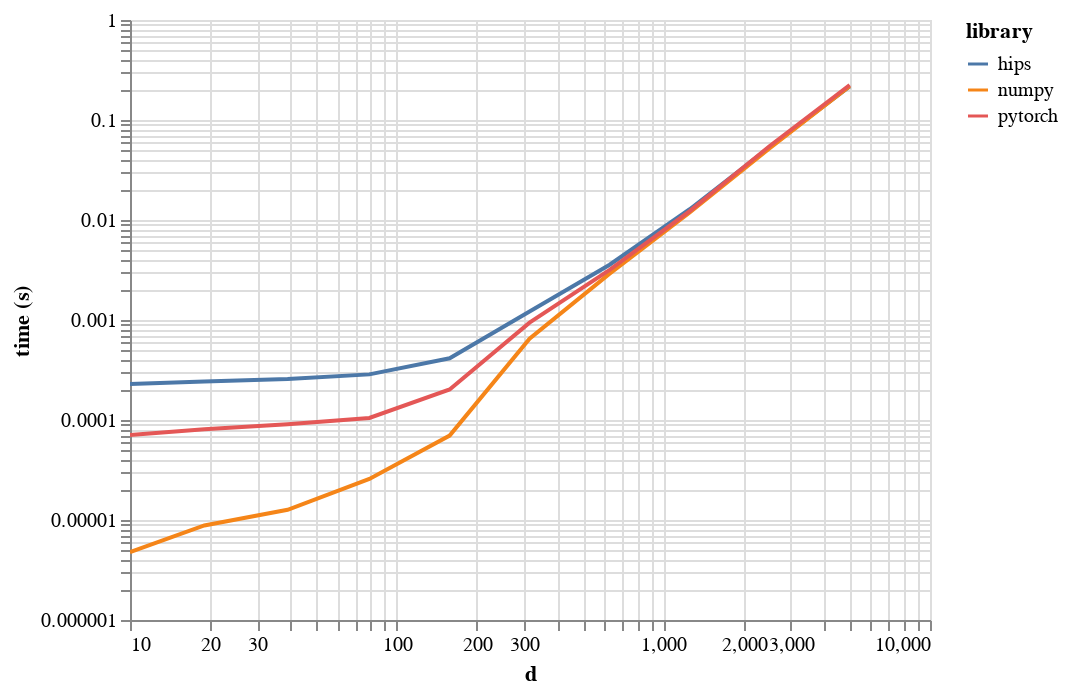

Notebook source saved alongside this figure:
### Code cell
import altair as alt
alt.Chart(s).mark_line().encode(
    x=alt.X("d", scale=alt.Scale(type="log")),
    y=alt.Y("time (s)", scale=alt.Scale(type="log")),
    color="library",
).interactive()

### Figure 1 — Vega-Lite specification as saved in the notebook (floating-point values rounded to 4 significant figures)
{"$schema": "https://vega.github.io/schema/vega-lite/v2.6.0.json", "config": {"view": {"height": 300, "width": 400}}, "data": {"name": "data-fbd1373217b8ec1227b61a8172afcbe9"}, "datasets": {"data-fbd1373217b8ec1227b61a8172afcbe9": [{"d": 10, "library": "hips", "time (s)": 0.0002289, "value": 0.0002289}, {"d": 19, "library": "hips", "time (s)": 0.0002432, "value": 0.0002432}, {"d": 39, "library": "hips", "time (s)": 0.000257, "value": 0.000257}, {"d": 79, "library": "hips", "time (s)": 0.0002859, "value": 0.0002859}, {"d": 158, "library": "hips", "time (s)": 0.0004139, "value": 0.0004139}, {"d": 315, "library": "hips", "time (s)": 0.001216, "value": 0.001216}, {"d": 629, "library": "hips", "time (s)": 0.003572, "value": 0.003572}, {"d": 1256, "library": "hips", "time (s)": 0.01282, "value": 0.01282}, {"d": 2506, "library": "hips", "time (s)": 0.05371, "value": 0.05371}, {"d": 4999, "library": "hips", "time (s)": 0.2168, "value": 0.2168}, {"d": 10, "library": "numpy", "time (s)": 4.768e-06, "value": 4.768e-06}, {"d": 19, "library": "numpy", "time (s)": 8.821e-06, "value": 8.821e-06}, {"d": 39, "library": "numpy", "time (s)": 1.264e-05, "value": 1.264e-05}, {"d": 79, "library": "numpy", "time (s)": 2.575e-05, "value": 2.575e-05}, {"d": 158, "library": "numpy", "time (s)": 6.986e-05, "value": 6.986e-05}, {"d": 315, "library": "numpy", "time (s)": 0.0006509, "value": 0.0006509}, {"d": 629, "library": "numpy", "time (s)": 0.002911, "value": 0.002911}, {"d": 1256, "library": "numpy", "time (s)": 0.0119, "value": 0.0119}, {"d": 2506, "library": "numpy", "time (s)": 0.05228, "value": 0.05228}, {"d": 4999, "library": "numpy", "time (s)": 0.2174, "value": 0.2174}, {"d": 10, "library": "pytorch", "time (s)": 7.081e-05, "value": 7.081e-05}, {"d": 19, "library": "pytorch", "time (s)": 8.082e-05, "value": 8.082e-05}, {"d": 39, "library": "pytorch", "time (s)": 9.084e-05, "value": 9.084e-05}, {"d": 79, "library": "pytorch", "time (s)": 0.0001049, "value": 0.0001049}, {"d": 158, "library": "pytorch", "time (s)": 0.0002019, "value": 0.0002019}, {"d": 315, "library": "pytorch", "time (s)": 0.000942, "value": 0.000942}, {"d": 629, "library": "pytorch", "time (s)": 0.003172, "value": 0.003172}, {"d": 1256, "library": "pytorch", "time (s)": 0.01227, "value": 0.01227}, {"d": 2506, "library": "pytorch", "time (s)": 0.05499, "value": 0.05499}, {"d": 4999, "library": "pytorch", "time (s)": 0.224, "value": 0.224}]}, "encoding": {"color": {"field": "library", "type": "nominal"}, "x": {"field": "d", "scale": {"type": "log"}, "type": "quantitative"}, "y": {"field": "time (s)", "scale": {"type": "log"}, "type": "quantitative"}}, "mark": "line", "selection": {"selector001": {"bind": "scales", "encodings": ["x", "y"], "mark": {"fill": "#333", "fillOpacity": 0.125, "stroke": "white"}, "on": "[mousedown, window:mouseup] > window:mousemove!", "resolve": "global", "translate": "[mousedown, window:mouseup] > window:mousemove!", "type": "interval", "zoom": "wheel!"}}}
